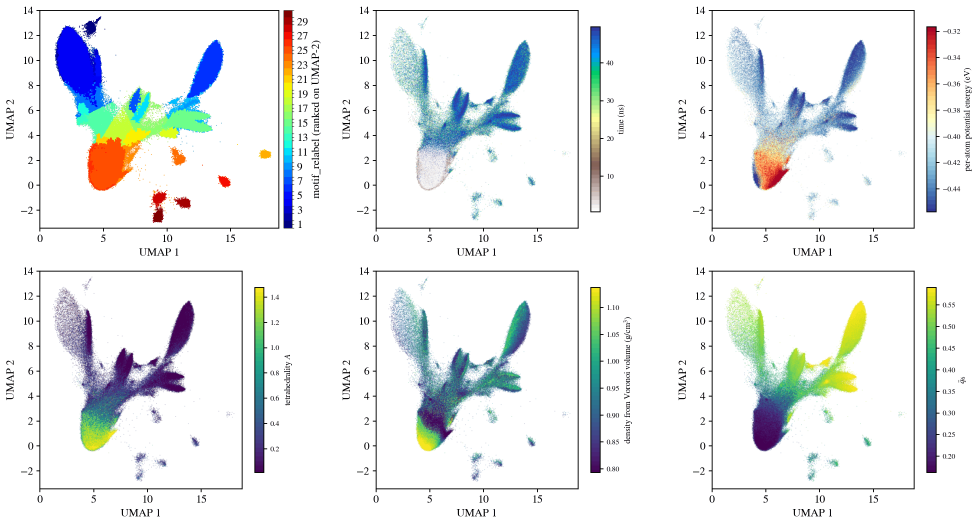
#> input picture examples/heterogeneous-1/reproduce-figures/05-umap-by-properties.jet.png, 2936 x 1575 px (shown at 1/3 size)
$ python shrink-figure-png.py
#> lines starting #> are read from the running program, lines starting #| are printed output that depends on the picture
"""Palette-reduce the redrawn figures in examples/*/reproduce-figures/.

A matplotlib PNG is 24-bit RGB and almost all of those colours are
antialiasing. Mapping each panel onto its own 256-entry palette takes these
figures to about a third of their size at full resolution -- nothing is
scaled, so no line or label gets softer.

Two refusals keep that from becoming a colour knob:

* **A legend colour may not move.** Every hex in the folder's
  `reference/00-legend-relabel.csv` that the panel actually draws is reserved
  as its own palette entry, pixels are mapped to the nearest entry here rather
  than by the imaging library (whose nearest-colour cache nudged drawn motif
  pixels by up to 6 greylevels), and the result is verified exact before
  anything is written. Median-cut alone loses these outright: a motif drawn as
  one thin KDE line holds too few pixels to earn an entry and comes back with
  its colour merged into a neighbour's. The motif colours are the result, so a
  shifted one is not a compression artefact, it is a wrong figure.
* **A colour ramp may not band.** The property panels are drawn with
  `viridis`, and matplotlib renders a colormap through a 256-entry lookup
  table, so every one of those 256 colours is literally present in the file.
  Fitting a palette by pixel count spends almost nothing on the colorbar --
  it is a few hundred pixels -- and the bar comes back visibly stepped. When
  a panel is found to carry that lookup table, `RAMP` of its entries are
  reserved before the rest of the palette is fitted, and the bar stays
  smooth. A panel that carries none of it, such as a motif map, reserves
  nothing and keeps the whole palette for its own colours.
* **An image with transparency is refused.** The published figures in
  `reference/` have transparent backgrounds. Quantising one would flatten it
  onto a guessed background and alter a published artefact, so only the opaque
  panels this package draws itself are touched.

A panel with 256 colours or fewer -- the colour keys, and anything this tool
has already reduced -- is re-saved on an exact palette, which is lossless.
Running it twice is therefore idempotent in pixels but not in bytes: the second
pass rebuilds the same palette in sorted order, so the file changes while not
one pixel does.

`dpi` is carried over on save: these are 200-dpi figures and a reader who
places one in a document needs that.

The notebooks carry the same panels inline, so the same function rewrites the
stored `image/png` payloads; displayed bytes and written file get the same
treatment.

    python tools/shrink-figure-png.py              # shrink files + notebooks
    python tools/shrink-figure-png.py --check      # report, write nothing
"""
import argparse
import base64
import csv
import glob
import functools
import io
import json
import os
import sys

import numpy as np
from PIL import Image

MEDIANCUT = getattr(Image, "Quantize", Image).MEDIANCUT
NODITHER = getattr(Image, "Dither", Image).NONE

COLORS = 256
RAMP = 128       # reserved entries, SHARED between the ramps a panel carries
RAMP_MIN = 32    # lookup-table colours a panel must show to count as carrying it
# Every colormap these panels draw a bar with. The six-panel sheet uses three:
# viridis for the three scalar properties, terrain_r for time and RdYlBu_r for
# energy. Reserving only viridis left those two bars with 1 and 0 of their 256
# entries -- median-cut spends nothing on a few hundred colorbar pixels, so the
# bar comes back stepped while the panel it labels looks fine.
RAMPS = ("viridis", "terrain_r", "RdYlBu_r")
HERE = os.path.dirname(os.path.dirname(os.path.abspath(__file__)))


class Refused(Exception):
    """The image is not one this tool may touch, or a legend colour moved."""


def legend_hexes(folder):
    """The motif colours of one example folder, as (r, g, b) tuples."""
    path = os.path.join(folder, "reference", "00-legend-relabel.csv")
    if not os.path.exists(path):
        return []
    out = []
    with open(path) as fh:
        for row in csv.DictReader(fh):
            h = (row.get("hex") or "").strip().lstrip("#")
            if len(h) == 6:
                out.append(tuple(int(h[i:i + 2], 16) for i in (0, 2, 4)))
    return out


@functools.lru_cache(maxsize=16)
def ramp_lut(name="viridis", n=256):
    """The 256 colours matplotlib actually renders a colormap through."""
    import matplotlib
    matplotlib.use("Agg")
    import matplotlib.pyplot as plt
    cm = plt.get_cmap(name)
    return [tuple(int(round(v * 255)) for v in cm(i / (n - 1))[:3]) for i in range(n)]


def _palette(rgb, uniq, want, colors):
    """Reserved colours first, then median-cut over the rest of the panel."""
    free = colors - len(want)
    if free < 1:
        raise Refused(f"{len(want)} legend colours in a {colors}-entry palette")
    fitted = rgb.quantize(colors=free, method=MEDIANCUT, dither=NODITHER)
    pal = [list(c) for c in want]
    flat = fitted.getpalette()[:3 * free]
    pal += [flat[i:i + 3] for i in range(0, len(flat), 3)]
    return np.asarray(pal[:colors], dtype=np.int32)


def shrink_bytes(data, legend=(), colors=COLORS):
    """Quantise one PNG. Returns the new bytes, or raises Refused."""
#> called with colors = 256
    im = Image.open(io.BytesIO(data))
#> im is the input picture: PIL image 2936x1575 P; mean R, G, B 234.1, 237, 237.4
    if im.mode in ("RGBA", "LA", "PA") and im.getchannel("A").getextrema()[0] != 255:
        raise Refused("image has transparency")
    rgb = im.convert("RGB")
    a = np.asarray(rgb)
    # one uint32 per pixel: np.unique over a 1-D array is ~50x the speed of
    # the same call with axis=0, and these panels are several megapixels
    packed = ((a[..., 0].astype(np.uint32) << 16)
              | (a[..., 1].astype(np.uint32) << 8) | a[..., 2])
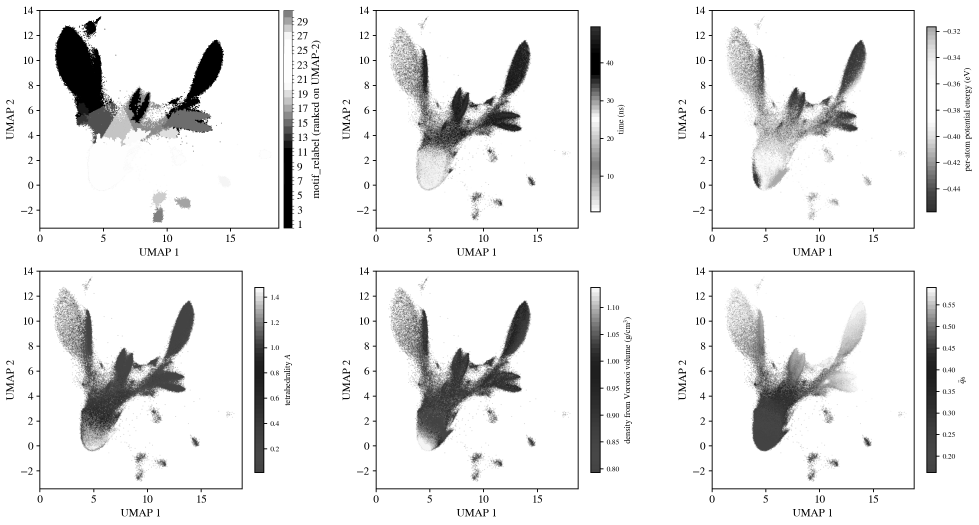
#> packed: shape (1575, 2936) uint32 (shown at 1/3 size); min 0, max 16777215, mean 15405328.1; drawn with min black and max white
    upack, inv = np.unique(packed.reshape(-1), return_inverse=True)
#> upack = 251 values from 0 to 16777215
    uniq = np.stack([(upack >> 16) & 255, (upack >> 8) & 255, upack & 255],
                    axis=1).astype(np.int32)
#> uniq = 251 rows, first 8: [0, 0, 0], [0, 0, 128], [0, 0, 164], [0, 0, 205], [0, 0, 246], [0, 12, 255], [0, 14, 253], [0, 48, 255]
    if len(uniq) <= colors:
        pal = uniq.astype(np.int32)              # exact: lossless
#> pal has the same summary as uniq
        idx = inv.astype(np.uint8)
    else:
        present = set(map(tuple, uniq.tolist()))
        want = [c for c in legend if c in present]
        found = [n for n in RAMPS
                 if sum(c in present for c in ramp_lut(n)) >= RAMP_MIN]
        if found:
            # the budget is SHARED: three bars at 128 entries each would not fit
            # in a 256-entry palette, and the panel still needs entries of its own
            budget = max(1, min(RAMP, colors - len(want) - 16))
            per = max(8, budget // len(found))
            for name in found:
                lut = ramp_lut(name)
                step = max(1, len(lut) // per)
                want += [c for c in lut[::step] if c not in want]
        pal = _palette(rgb, uniq, want, colors)
        # nearest palette entry per DISTINCT colour, then back through `inv`;
        # a pixel equal to a reserved colour has distance 0 to it, and the
        # reserved entries come first, so ties cannot take it elsewhere
        near = np.empty(len(uniq), dtype=np.uint8)
        for i in range(0, len(uniq), 8192):          # bound the (U, 256, 3) temporary
            blk = uniq[i:i + 8192]
            d = ((blk[:, None, :] - pal[None, :, :]) ** 2).sum(2)
            near[i:i + 8192] = d.argmin(1).astype(np.uint8)
        idx = near[inv]
        out = pal[idx].reshape(a.shape)
        for c in want:
            m = (a == np.asarray(c)).all(axis=2)
            if m.any() and not (out[m] == np.asarray(c)).all():
                raise Refused("reserved colour moved: #%02x%02x%02x" % c)
    q = Image.fromarray(idx.reshape(a.shape[:2]), mode="P")
#> q: PIL image 2936x1575 P; every value is 0
    flat = pal.reshape(-1).tolist()
#> flat = 753 values, max 255 at index 17, min 0 at index 0, mean 141.1
    q.putpalette(flat + [0] * (768 - len(flat)))
    buf = io.BytesIO()
    save = {"optimize": True}
    if im.info.get("dpi"):
        save["dpi"] = im.info["dpi"]
    q.save(buf, format="PNG", **save)
    return buf.getvalue()


def shrink_file(path, legend=(), write=True):
    with open(path, "rb") as fh:
        data = fh.read()
    new = shrink_bytes(data, legend)
    if write and len(new) < len(data):
        with open(path, "wb") as fh:
            fh.write(new)
    return len(data), min(len(data), len(new))


def shrink_notebook(path, legend=(), write=True):
    """Rewrite the stored image/png outputs of one notebook in place."""
    with open(path) as fh:
        nb = json.load(fh)
    before = after = n = 0
    for cell in nb["cells"]:
        for out in cell.get("outputs", []):
            b64 = (out.get("data") or {}).get("image/png")
            if not b64:
                continue
            raw = base64.b64decode(b64)
            new = shrink_bytes(raw, legend)
            before += len(raw)
            after += min(len(raw), len(new))
            n += 1
            if write and len(new) < len(raw):
                out["data"]["image/png"] = base64.b64encode(new).decode("ascii")
    if write and n:
        with open(path, "w") as fh:
            json.dump(nb, fh, indent=1, sort_keys=True, ensure_ascii=False)
            fh.write("\n")
    return before, after, n


def main(argv=None):
    ap = argparse.ArgumentParser(description=__doc__.splitlines()[0])
    ap.add_argument("--check", action="store_true",
                    help="report what would change and write nothing")
    ap.add_argument("--only", metavar="FOLDER", default=None,
                    help="one example folder name")
    a = ap.parse_args(argv)
    write = not a.check
    folders = sorted(d for d in glob.glob(os.path.join(HERE, "examples", "*"))
                     if os.path.isdir(d) and (not a.only
                                              or os.path.basename(d) == a.only))
    tot_b = tot_a = 0
    for folder in folders:
        pngs = sorted(glob.glob(os.path.join(folder, "reproduce-figures", "*.png")))
        nb = os.path.join(folder, "analysis.ipynb")
        if not pngs and not os.path.exists(nb):
            continue
        legend = legend_hexes(folder)
        fb = fa = 0
        for p in pngs:
            b, n = shrink_file(p, legend, write)
            fb += b
            fa += n
        nb_b = nb_a = nb_n = 0
#> nb_b = 0; nb_a = 0; nb_n = 0
        if os.path.exists(nb):
            nb_b, nb_a, nb_n = shrink_notebook(nb, legend, write)
        print(f"  {os.path.basename(folder):16s} {len(pngs):2d} png "
              f"{fb / 1048576:5.2f} -> {fa / 1048576:5.2f} MiB   "
              f"{nb_n:2d} inline {nb_b / 1048576:5.2f} -> {nb_a / 1048576:5.2f} MiB")
        tot_b += fb + nb_b
        tot_a += fa + nb_a
    print(f"  {'total':16s} {tot_b / 1048576:21.2f} -> {tot_a / 1048576:5.2f} MiB"
          + ("   (--check: nothing written)" if a.check else ""))
    return 0


if __name__ == "__main__":
    sys.exit(main())
#> (the program exits here)
